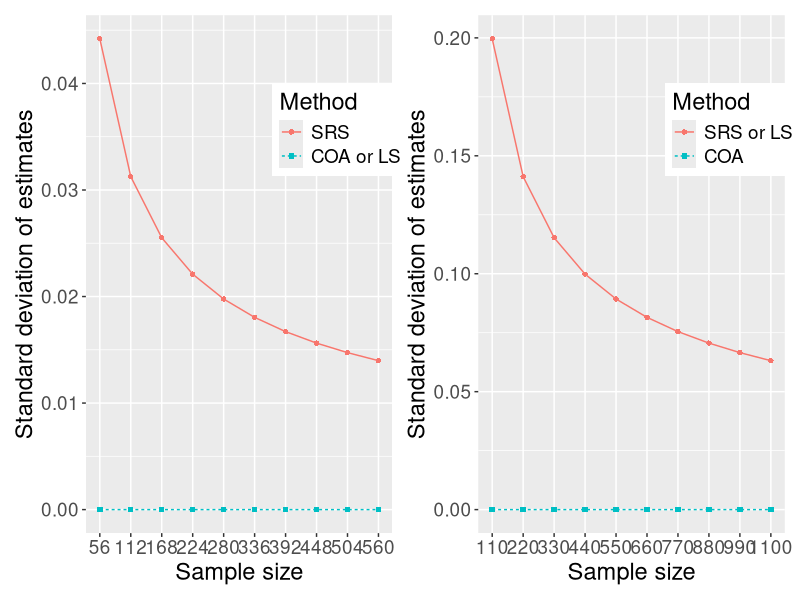

Source code (R):
library(ggplot2)
library(patchwork)

var_shape1<-c("SRS" =16,"COA or LS" = 15)
d_ex1<-8;m_ex1<-d_ex1*(d_ex1-1)*c(1:10)
var1_ex1<-(d_ex1-1)/m_ex1/d_ex1^2
var2_ex1<-rep(0,length(var1_ex1))
var1_ex1<-data.frame(var=var1_ex1,m=m_ex1,method='SRS')
var2_ex1<-data.frame(var=var2_ex1,m=m_ex1,method='COA or LS')

m_ex1_g<-seq(min(m_ex1),max(m_ex1),1)
var_ex1<-rbind(var1_ex1,var2_ex1)
var_ex1$m<-as.character(var_ex1$m)



var_shape2<-c("SRS or LS" =16, "COA" = 15)
beta2<-2; beta1<-1
sigma21<--0.5; sigma2<-0.8
g1<-beta2^2*(sigma2-sigma21/sigma2)
g2<-(sigma21*beta1+sigma2*beta2)^2/sigma2
d_ex2<-11;m_ex2<-d_ex2*(d_ex2-1)*c(1:10)
var1_ex2<-(g1-g2)^2/4/m_ex2
var2_ex2<-rep(0,length(var1_ex2))
var1_ex2<-data.frame(var=var1_ex2,m=m_ex2,method='SRS or LS')
var2_ex2<-data.frame(var=var2_ex2,m=m_ex2,method='COA')

m_ex2_g<-seq(min(m_ex2),max(m_ex2),1)
var_ex2<-rbind(var1_ex2,var2_ex2)
var_ex2$m<-as.character(var_ex2$m)

#----------------Figure 1(a)---------------------
p1<-ggplot(data=var_ex1,aes(x=factor(m,level=m_ex1_g), y=sqrt(abs(var)),color=factor(method,levels=c('SRS','COA or LS')),group=factor(method,levels=c('SRS','COA or LS')),shape=factor(method,levels=c('SRS','COA or LS')),linetype=factor(method,levels=c('SRS','COA or LS'))))+
  geom_point()+geom_line()+
  scale_x_discrete(breaks=m_ex1,expand = expansion(0.05))+scale_shape_manual(values=var_shape1)+
  labs(x='Sample size',y='Standard deviation of estimates')+labs(color='Method')+labs(shape='Method')+labs(linetype='Method')+
  theme(legend.position=c(0.83,0.78),text=element_text(size = 17))


#----------------Figure 1(b)---------------------
p2<-ggplot(data=var_ex2,aes(x=factor(m,level=m_ex2_g), y=sqrt(abs(var)),color=factor(method,levels=c('SRS or LS','COA')),group=factor(method,levels=c('SRS or LS','COA')),shape=factor(method,levels=c('SRS or LS','COA')),linetype=factor(method,levels=c('SRS or LS','COA'))))+
  geom_point()+geom_line()+
  scale_x_discrete(breaks=m_ex2,expand = expansion(0.05))+scale_shape_manual(values=var_shape2)+
  labs(x='Sample size',y='Standard deviation of estimates')+labs(color='Method')+labs(shape='Method')+labs(linetype='Method')+
  theme(legend.position=c(0.83,0.78),text=element_text(size = 17))

ggsave(p1+p2, file="figures/Figure1.pdf",width=10,height=4)